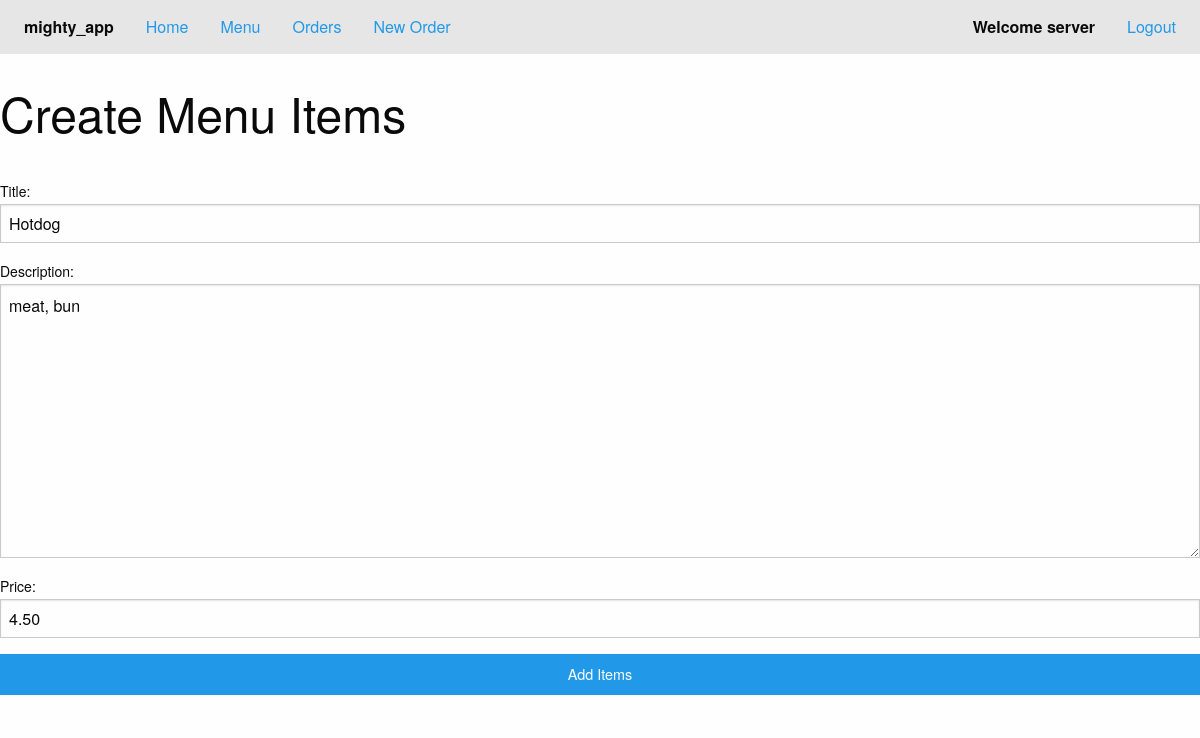
/menu/1 (signed in), run on the app's committed database.
### mighty_app/models.py (models this page shows, shortened)
class MenuItem(models.Model):
    created_by = models.ForeignKey('auth.User')
    title = models.CharField(max_length=25)
    description = models.TextField(blank=True)
    price = models.DecimalField(max_digits=4, decimal_places=2)

### mighty_app/views.py (the view)
# urls.py: url(r'^menu/(?P<pk>\d+)$', MenuUpdateView.as_view(), name='menu_item_update_view'),
class MenuUpdateView(LoginRequiredMixin, UpdateView):
    model = MenuItem
    fields = ['id', 'title', 'description', 'price']
    success_url = reverse_lazy("index_view")

### templates/mighty_app/menuitem_form.html (shortened to what this page needs)
{% extends "base.html" %}
{% block body %}
<h1>Create Menu Items</h1>
<br>
<form class="form-center" action="" method="post">
    {{ form.as_p }}
    <input class="expanded button" type="submit" name="add_items" value="Add Items">
</form>
{% endblock %}

### templates/base.html (shortened to what this page needs)
{% load staticfiles %}
<!doctype html>
<html class="no-js" lang="en">
  <head>
    <link rel="stylesheet" href="{% static "mighty_app/css/foundation.min.css" %}" />
    <link rel="stylesheet" href="{% static "mighty_app/css/app.css" %}" />
  </head>
  <body>
    <div class="top-bar">
        <div class="top-bar-left">
            <ul class="dropdown menu" data-dropdown-menu>
                <li class="menu-text">mighty_app</li>
                <li><a href="{% url 'index_view' %}">Home</a></li>
                {% if user.is_authenticated %}
                    <li><a href="{% url 'menu_item_list_view' %}">Menu</a></li>
                    <li><a href="{% url 'order_list_view' %}">Orders</a></li>
                {% else %}
                    <li><a href="{% url 'register_view' %}">Create Account</a></li>
                {% endif %}
                {% if user.profile.job == "Server" %}
                <li><a href="{% url 'order_create_view' %}">New Order</a></li>
                {% endif %}
            </ul>
        </div>
        <div class="top-bar-right">
            <ul class="menu">
                {% if user.is_authenticated %}
                    <li class="menu-text">Welcome {{ user }}</li>
                    <li><a href="{% url 'logout' %}?next={% url 'index_view' %}">Logout</a></li>
                {% else %}
                    <li><a href="{% url 'login' %}">Login</a></li>
                {% endif %}
            </ul>
        </div>
    </div>
      <div class="container">
          <div class="row">
          {% block body %}{% endblock %}
          </div>
      </div>
  </body>
</html>

### mighty_app/static/mighty_app/css/app.css (style rules this page uses)
.top-bar { margin-bottom: 25px; }

### data on the page
MenuItem: title "Hotdog", description "meat, bun", price "4.50"

### other printed values
{{ user }} "server"
